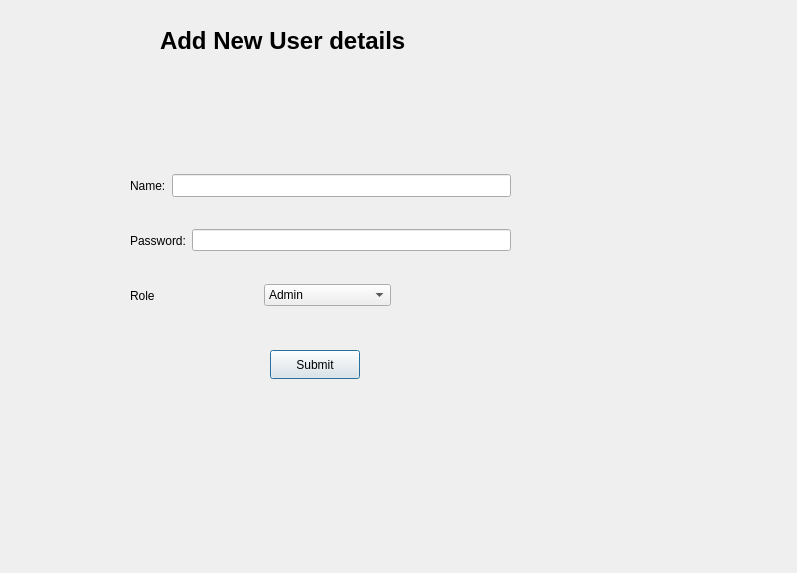
<?xml version="1.0" encoding="UTF-8"?>
<ui version="4.0">
 <class>signupApp</class>
 <widget class="QDialog" name="signupApp">
  <property name="geometry">
   <rect>
    <x>0</x>
    <y>0</y>
    <width>797</width>
    <height>573</height>
   </rect>
  </property>
  <property name="windowTitle">
   <string>Dialog</string>
  </property>
  <widget class="QLabel" name="label">
   <property name="geometry">
    <rect>
     <x>160</x>
     <y>-10</y>
     <width>361</width>
     <height>101</height>
    </rect>
   </property>
   <property name="font">
    <font>
     <pointsize>18</pointsize>
     <bold>true</bold>
    </font>
   </property>
   <property name="text">
    <string>Add New User details</string>
   </property>
  </widget>
  <widget class="QPushButton" name="submitNewUser_pushButton">
   <property name="geometry">
    <rect>
     <x>270</x>
     <y>350</y>
     <width>90</width>
     <height>29</height>
    </rect>
   </property>
   <property name="text">
    <string>Submit</string>
   </property>
  </widget>
  <widget class="QWidget" name="">
   <property name="geometry">
    <rect>
     <x>130</x>
     <y>170</y>
     <width>381</width>
     <height>32</height>
    </rect>
   </property>
   <layout class="QHBoxLayout" name="horizontalLayout">
    <item>
     <widget class="QLabel" name="label_2">
      <property name="text">
       <string>Name:</string>
      </property>
     </widget>
    </item>
    <item>
     <widget class="QLineEdit" name="enterName_lineEdit">
      <property name="font">
       <font>
        <pointsize>10</pointsize>
       </font>
      </property>
      <property name="maxLength">
       <number>25</number>
      </property>
     </widget>
    </item>
   </layout>
  </widget>
  <widget class="QWidget" name="">
   <property name="geometry">
    <rect>
     <x>130</x>
     <y>220</y>
     <width>381</width>
     <height>41</height>
    </rect>
   </property>
   <layout class="QHBoxLayout" name="horizontalLayout_2">
    <item>
     <widget class="QLabel" name="label_3">
      <property name="text">
       <string>Password:</string>
      </property>
     </widget>
    </item>
    <item>
     <widget class="QLineEdit" name="enterPassword_lineEdit">
      <property name="maxLength">
       <number>10</number>
      </property>
     </widget>
    </item>
   </layout>
  </widget>
  <widget class="QWidget" name="">
   <property name="geometry">
    <rect>
     <x>130</x>
     <y>270</y>
     <width>261</width>
     <height>51</height>
    </rect>
   </property>
   <layout class="QHBoxLayout" name="horizontalLayout_3">
    <item>
     <widget class="QLabel" name="label_4">
      <property name="text">
       <string>Role</string>
      </property>
     </widget>
    </item>
    <item>
     <widget class="QComboBox" name="selectRole_comboBox">
      <item>
       <property name="text">
        <string>Admin</string>
       </property>
      </item>
      <item>
       <property name="text">
        <string>Super Admin</string>
       </property>
      </item>
      <item>
       <property name="text">
        <string>Service</string>
       </property>
      </item>
      <item>
       <property name="text">
        <string>Doctor</string>
       </property>
      </item>
     </widget>
    </item>
   </layout>
  </widget>
 </widget>
 <resources/>
 <connections/>
</ui>
